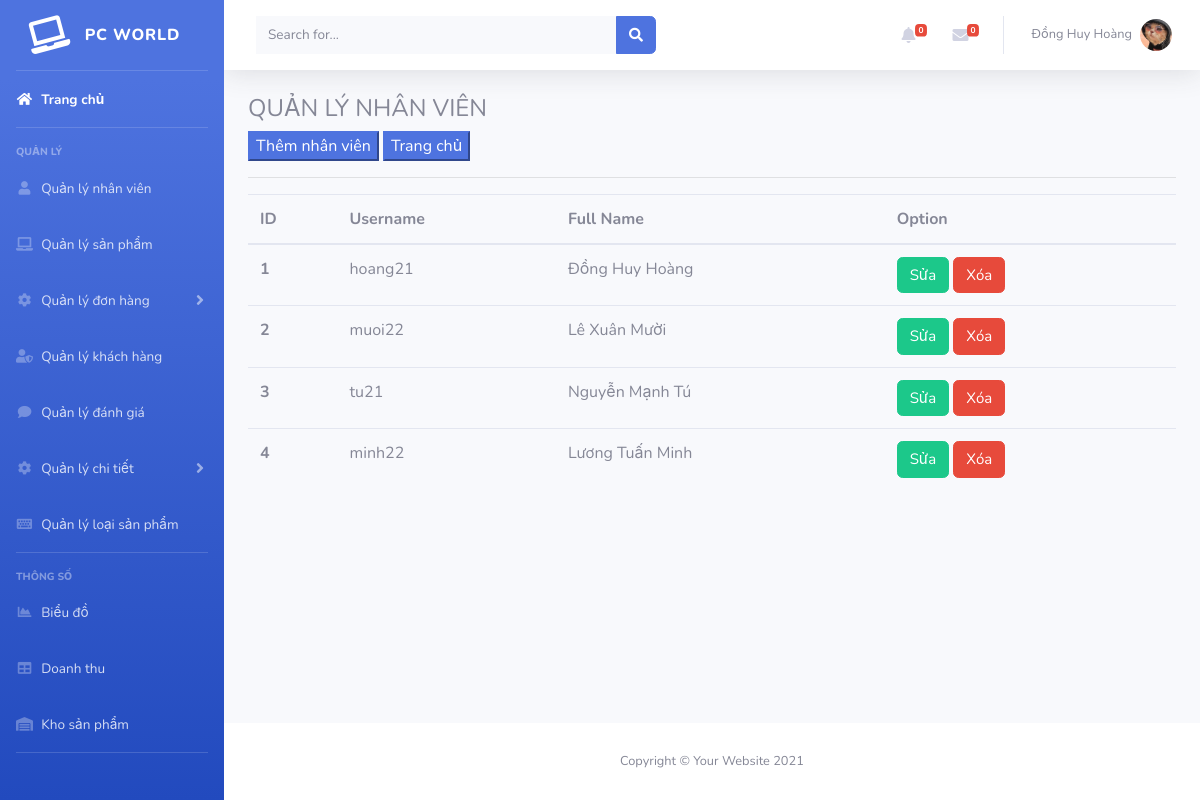
Page /?controller=staff (signed in) on the committed database.
### tables this page shows
CREATE TABLE `admin_staff` (
  `id` int(11) NOT NULL,
  `name_staff` varchar(30) DEFAULT NULL,
  `user_staff` varchar(30) DEFAULT NULL,
  `password_staff` varchar(16) DEFAULT NULL,
  `lv` int(5) DEFAULT NULL,
  `creat_at` timestamp NOT NULL DEFAULT current_timestamp(),
  `img_avatar` varchar(25) DEFAULT NULL
);

### c/c_staff.php (called while the page is built, shortened)
<?php
    if(isset($_SESSION['ss_admin'])){
        $count_noti = $db->count('order_main', array('status'=>0));
        $count_mess = $db->count('rating', array('status'=>0));
        $user = $db->get('admin_staff', array('id'=>$_SESSION['ss_admin']));
        $data_staff = $db->get('admin_staff', array());
    } else{
        header('location: ?controller=login');
    }
    require_once('./v/v_staff.php');
?>

### m/m_database.php (called while the page is built, shortened)
<?php
class database{
protected $conn = null;
protected $host = 'localhost:3306';
protected $user = 'root';
protected $pass = '';
protected $name = 'worldpc';
	public function connect(){
		$this->conn = new mysqli($this->host, $this->user, $this->pass, $this->name);
	}
	public function get($table, $condition = array()){
		$sql = "SELECT * FROM $table";
		if(!empty($condition)){
			$sql.=" WHERE";
			foreach ($condition as $key => $value) {
				$sql.= " $key = '$value' AND";
			}
			$sql = trim($sql, "AND"); }
		$query = mysqli_query($this->conn,$sql);
		$result = array();
		if($query){
			while($row = mysqli_fetch_assoc($query)){
				$result[] = $row;
			}
		}
		return $result;
	}
	public function count($table, $condition=array()){
		$sql = " SELECT COUNT(";
		if(!empty($condition)){
		$sql.="IF( ";
		foreach($condition as $key => $value){
			$sql .="$key = '$value', 1, NULL)) 'count',";
		}
		$sql = trim($sql,',');
	}
		$sql .= " FROM $table";
		$query = mysqli_query($this->conn,$sql);
		return $query;
	}
}
?>

### v/v_staff.php (the view, shortened to what this page needs)
<?php
include('includes/header.php');
include('includes/navbar.php');
?>
<div id="content-wrapper" class="d-flex flex-column">
    <div id="content">
        <nav class="navbar navbar-expand navbar-light bg-white topbar mb-4 static-top shadow">
            <form method="get" action="?controller=search_staff" class="d-none d-sm-inline-block form-inline mr-auto ml-md-3 my-2 my-md-0 mw-100 navbar-search">
                <div class="input-group">
                    <input type="search" name="keyword" value="<?php echo (isset($_GET['keyword'])) ? $_GET['keyword'] : '' ?>" class="form-control bg-light border-0 small" placeholder="Search for..." aria-label="Search" aria-describedby="basic-addon2">
                    <div class="input-group-append">
                        <button class="btn btn-primary" type="submit">
                            <i class="fas fa-search fa-sm"></i>
                        </button>
                    </div>
                </div>
            </form>
             <ul class="navbar-nav ml-auto">
<li class="nav-item dropdown no-arrow mx-1">
    <a class="nav-link dropdown-toggle" href="#" id="alertsDropdown" role="button" data-toggle="dropdown" aria-haspopup="true" aria-expanded="false">
        <i class="fas fa-bell fa-fw"></i>
        <?php foreach($count_noti as $key => $value){ ?>
        <span class="badge badge-danger badge-counter"><?php echo $value['count'] ?></span>
        <?php } ?>
    </a>
</li>
<li class="nav-item dropdown no-arrow mx-1">
    <a class="nav-link dropdown-toggle" href="#" id="messagesDropdown" role="button" data-toggle="dropdown" aria-haspopup="true" aria-expanded="false">
        <i class="fas fa-envelope fa-fw"></i>
        <?php foreach($count_mess as $key => $value){ ?>
        <span class="badge badge-danger badge-counter"><?php echo $value['count'] ?></span>
        <?php } ?>
    </a>
</li>
<li class="nav-item dropdown no-arrow">
    <a class="nav-link dropdown-toggle" href="#" id="userDropdown" role="button" data-toggle="dropdown" aria-haspopup="true" aria-expanded="false">
        <span class="mr-2 d-none d-lg-inline text-gray-600 small"><?php echo $user[0]['name_staff'] ?></span>
        <img class="img-profile rounded-circle" src="<?php echo $user[0]['img_avatar'] ?>">
    </a>
</li>
</ul>
</nav>
        <div class="container-fluid">
            <div>
                <h4>QUẢN LÝ NHÂN VIÊN</h4>
                <div>
                    <button class="btn-primary" data-toggle="modal" data-target="#exampleModal">Thêm nhân viên</button>
                    <button class="btn-primary"><a href="?controller=index" style="text-decoration: none; color:#fff;">Trang chủ</a></button>
                </div>
            </div>
            <hr>
            <form action="">
                <table class="table table-white">
                    <thead>
                        <tr>
                            <th scope="col">ID</th>
                            <th scope="col">Username</th>
                            <th scope="col">Full Name</th>
                            <th scope="col">Option</th>
                        </tr>
                    </thead>
                    <tbody>
                        <?php foreach ($data_staff as $key => $value) { ?>
                            <tr>
                                <th scope="row"><?php echo $value['id'] ?></th>
                                <td><?php echo $value['user_staff'] ?></td>
                                <td><?php echo $value['name_staff'] ?></td>
                                <td>
                                    <a href="?controller=handle&method=edit&id=<?php echo $value['id'] ?>" class="btn btn-success" style="font-size: 15px;">Sửa</a>
                                    <a href="?controller=handle&method=del&id=<?php echo $value['id'] ?>" class="btn btn-danger" name="" style="font-size: 15px;">Xóa</a>
                                </td>
                            </tr>
                        <?php } ?>
                    </tbody>
                </table>
            </form>
        </div>
    </div>
    <?php
    include('includes/footer.php');
    ?>

### rows in the picture
admin_staff: name_staff "Đồng Huy Hoàng", img_avatar (picture), id "1", user_staff "hoang21"
admin_staff: id "2", user_staff "muoi22", name_staff "Lê Xuân Mười"
admin_staff: id "3", user_staff "tu21", name_staff "Nguyễn Mạnh Tú"
admin_staff: id "4", user_staff "minh22", name_staff "Lương Tuấn Minh"

### other values in the picture
$value['count'] "0"
